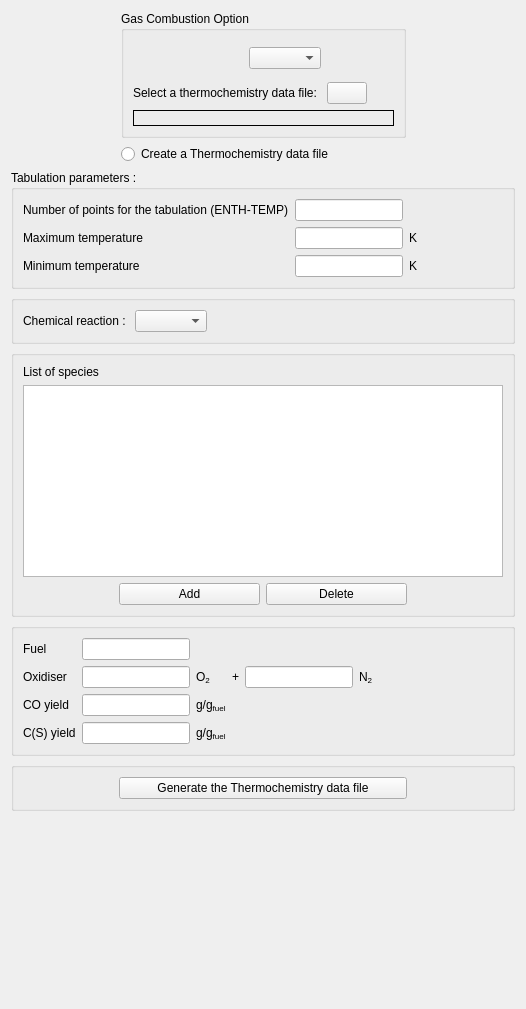
<?xml version="1.0" encoding="UTF-8"?>
<ui version="4.0">
 <class>GasCombustionForm</class>
 <widget class="QWidget" name="GasCombustionForm">
  <property name="geometry">
   <rect>
    <x>0</x>
    <y>0</y>
    <width>526</width>
    <height>1009</height>
   </rect>
  </property>
  <property name="minimumSize">
   <size>
    <width>0</width>
    <height>0</height>
   </size>
  </property>
  <property name="windowTitle">
   <string>Form</string>
  </property>
  <property name="layoutDirection">
   <enum>Qt::LeftToRight</enum>
  </property>
  <property name="autoFillBackground">
   <bool>true</bool>
  </property>
  <layout class="QGridLayout" name="gridLayout_3">
   <item row="1" column="1">
    <widget class="QRadioButton" name="radioButtonCreateJanafFile">
     <property name="text">
      <string>Create a Thermochemistry data file</string>
     </property>
    </widget>
   </item>
   <item row="6" column="0" colspan="3">
    <widget class="QGroupBox" name="groupBoxGenerateDataFile">
     <property name="title">
      <string/>
     </property>
     <layout class="QHBoxLayout" name="horizontalLayout_3">
      <item>
       <layout class="QHBoxLayout" name="horizontalLayout_5">
        <item>
         <spacer name="horizontalSpacer_6">
          <property name="orientation">
           <enum>Qt::Horizontal</enum>
          </property>
          <property name="sizeHint" stdset="0">
           <size>
            <width>40</width>
            <height>20</height>
           </size>
          </property>
         </spacer>
        </item>
        <item>
         <widget class="QPushButton" name="pushButtonGenerateJanafFile">
          <property name="sizePolicy">
           <sizepolicy hsizetype="Maximum" vsizetype="Fixed">
            <horstretch>0</horstretch>
            <verstretch>0</verstretch>
           </sizepolicy>
          </property>
          <property name="minimumSize">
           <size>
            <width>288</width>
            <height>0</height>
           </size>
          </property>
          <property name="toolTip">
           <string>&lt;html&gt;&lt;head/&gt;&lt;body&gt;&lt;p&gt;&lt;span style=&quot; font-size:9pt;&quot;&gt;Generate the thermochemistry data file and automatically select it.&lt;/span&gt;&lt;/p&gt;&lt;/body&gt;&lt;/html&gt;</string>
          </property>
          <property name="text">
           <string>Generate the Thermochemistry data file</string>
          </property>
         </widget>
        </item>
        <item>
         <spacer name="horizontalSpacer_5">
          <property name="orientation">
           <enum>Qt::Horizontal</enum>
          </property>
          <property name="sizeHint" stdset="0">
           <size>
            <width>40</width>
            <height>20</height>
           </size>
          </property>
         </spacer>
        </item>
       </layout>
      </item>
     </layout>
    </widget>
   </item>
   <item row="0" column="0">
    <spacer name="horizontalSpacer">
     <property name="orientation">
      <enum>Qt::Horizontal</enum>
     </property>
     <property name="sizeHint" stdset="0">
      <size>
       <width>135</width>
       <height>20</height>
      </size>
     </property>
    </spacer>
   </item>
   <item row="0" column="2">
    <spacer name="horizontalSpacer_2">
     <property name="orientation">
      <enum>Qt::Horizontal</enum>
     </property>
     <property name="sizeHint" stdset="0">
      <size>
       <width>134</width>
       <height>20</height>
      </size>
     </property>
    </spacer>
   </item>
   <item row="2" column="0" colspan="3">
    <widget class="QGroupBox" name="groupBoxTabulation">
     <property name="title">
      <string>Tabulation parameters :</string>
     </property>
     <layout class="QVBoxLayout" name="verticalLayout_2">
      <item>
       <layout class="QGridLayout" name="gridLayout_5">
        <item row="2" column="1">
         <widget class="QLineEdit" name="lineEditMinimumTemp">
          <property name="sizePolicy">
           <sizepolicy hsizetype="Maximum" vsizetype="Fixed">
            <horstretch>0</horstretch>
            <verstretch>0</verstretch>
           </sizepolicy>
          </property>
          <property name="toolTip">
           <string>&lt;html&gt;&lt;head/&gt;&lt;body&gt;&lt;p&gt;&lt;span style=&quot; font-size:9pt;&quot;&gt;Minimum temperature for the tabulation (ENTH-TEMP).&lt;/span&gt;&lt;/p&gt;&lt;/body&gt;&lt;/html&gt;</string>
          </property>
         </widget>
        </item>
        <item row="1" column="0">
         <widget class="QLabel" name="labelMaximumTemp">
          <property name="text">
           <string>Maximum temperature</string>
          </property>
         </widget>
        </item>
        <item row="1" column="2">
         <widget class="QLabel" name="label_5">
          <property name="text">
           <string>K</string>
          </property>
         </widget>
        </item>
        <item row="2" column="2">
         <widget class="QLabel" name="label_6">
          <property name="text">
           <string>K</string>
          </property>
         </widget>
        </item>
        <item row="1" column="1">
         <widget class="QLineEdit" name="lineEditMaximumTemp">
          <property name="sizePolicy">
           <sizepolicy hsizetype="Maximum" vsizetype="Fixed">
            <horstretch>0</horstretch>
            <verstretch>0</verstretch>
           </sizepolicy>
          </property>
          <property name="toolTip">
           <string>&lt;html&gt;&lt;head/&gt;&lt;body&gt;&lt;p&gt;&lt;span style=&quot; font-size:9pt;&quot;&gt;Maximum temperature for the tabulation (ENTH-TEMP).&lt;/span&gt;&lt;/p&gt;&lt;/body&gt;&lt;/html&gt;</string>
          </property>
         </widget>
        </item>
        <item row="0" column="0">
         <widget class="QLabel" name="labelNbPointsTabu">
          <property name="sizePolicy">
           <sizepolicy hsizetype="Preferred" vsizetype="Preferred">
            <horstretch>0</horstretch>
            <verstretch>0</verstretch>
           </sizepolicy>
          </property>
          <property name="text">
           <string>Number of points for the tabulation (ENTH-TEMP)</string>
          </property>
         </widget>
        </item>
        <item row="0" column="1">
         <widget class="QLineEdit" name="lineEditNbPointsTabu">
          <property name="sizePolicy">
           <sizepolicy hsizetype="Maximum" vsizetype="Fixed">
            <horstretch>0</horstretch>
            <verstretch>0</verstretch>
           </sizepolicy>
          </property>
          <property name="toolTip">
           <string>&lt;html&gt;&lt;head/&gt;&lt;body&gt;&lt;p&gt;&lt;span style=&quot; font-size:9pt;&quot;&gt;Number of points for the tabulation (ENTH-TEMP).&lt;/span&gt;&lt;/p&gt;&lt;/body&gt;&lt;/html&gt;</string>
          </property>
         </widget>
        </item>
        <item row="2" column="0">
         <widget class="QLabel" name="labelMinimumTemp">
          <property name="text">
           <string>Minimum temperature</string>
          </property>
         </widget>
        </item>
        <item row="1" column="3">
         <spacer name="horizontalSpacer_4">
          <property name="orientation">
           <enum>Qt::Horizontal</enum>
          </property>
          <property name="sizeHint" stdset="0">
           <size>
            <width>40</width>
            <height>20</height>
           </size>
          </property>
         </spacer>
        </item>
       </layout>
      </item>
     </layout>
    </widget>
   </item>
   <item row="7" column="1">
    <spacer name="verticalSpacer">
     <property name="orientation">
      <enum>Qt::Vertical</enum>
     </property>
     <property name="sizeHint" stdset="0">
      <size>
       <width>20</width>
       <height>40</height>
      </size>
     </property>
    </spacer>
   </item>
   <item row="4" column="0" colspan="3">
    <widget class="QGroupBox" name="groupBoxDefinedByUser">
     <property name="sizePolicy">
      <sizepolicy hsizetype="Expanding" vsizetype="Expanding">
       <horstretch>0</horstretch>
       <verstretch>0</verstretch>
      </sizepolicy>
     </property>
     <property name="title">
      <string/>
     </property>
     <layout class="QVBoxLayout" name="verticalLayout">
      <item>
       <layout class="QGridLayout" name="gridLayout_4">
        <item row="2" column="0">
         <widget class="QTableView" name="tableViewSpecies">
          <property name="toolTip">
           <string>&lt;html&gt;&lt;head/&gt;&lt;body&gt;&lt;p&gt;&lt;span style=&quot; font-size:9pt;&quot;&gt;List of all the species.&lt;/span&gt;&lt;/p&gt;&lt;p&gt;&lt;span style=&quot; font-size:9pt;&quot;&gt;For each species give:&lt;/span&gt;&lt;/p&gt;&lt;p&gt;&lt;span style=&quot; font-size:9pt;&quot;&gt;- the chemical formula (example : O2, N2). The chemical elements available are &lt;/span&gt;&lt;span style=&quot; font-size:9pt; font-weight:600;&quot;&gt;C&lt;/span&gt;&lt;span style=&quot; font-size:9pt;&quot;&gt;, &lt;/span&gt;&lt;span style=&quot; font-size:9pt; font-weight:600;&quot;&gt;H&lt;/span&gt;&lt;span style=&quot; font-size:9pt;&quot;&gt;, &lt;/span&gt;&lt;span style=&quot; font-size:9pt; font-weight:600;&quot;&gt;O&lt;/span&gt;&lt;span style=&quot; font-size:9pt;&quot;&gt;, &lt;/span&gt;&lt;span style=&quot; font-size:9pt; font-weight:600;&quot;&gt;N, Cl &lt;/span&gt;&lt;span style=&quot; font-size:9pt;&quot;&gt;and&lt;/span&gt;&lt;span style=&quot; font-size:9pt; font-weight:600;&quot;&gt; C(S)&lt;/span&gt;&lt;span style=&quot; font-size:9pt;&quot;&gt;. &lt;/span&gt;&lt;/p&gt;&lt;p&gt;&lt;span style=&quot; font-size:9pt;&quot;&gt;- the number of moles for the Fuel, Oxidiser or Product (example for the two oxidisers : &lt;/span&gt;&lt;span style=&quot; font-size:9pt; font-weight:600;&quot;&gt;1&lt;/span&gt;&lt;span style=&quot; font-size:9pt;&quot;&gt;O2 + &lt;/span&gt;&lt;span style=&quot; font-size:9pt; font-weight:600;&quot;&gt;3.76&lt;/span&gt;&lt;span style=&quot; font-size:9pt;&quot;&gt;N2).&lt;/span&gt;&lt;/p&gt;&lt;p&gt;&lt;span style=&quot; font-size:9pt;&quot;&gt;- the absorption coefficient (used when the radiative transfer is activated).&lt;/span&gt;&lt;/p&gt;&lt;/body&gt;&lt;/html&gt;</string>
          </property>
          <property name="alternatingRowColors">
           <bool>true</bool>
          </property>
          <property name="selectionBehavior">
           <enum>QAbstractItemView::SelectRows</enum>
          </property>
         </widget>
        </item>
        <item row="3" column="0">
         <layout class="QHBoxLayout" name="horizontalLayout">
          <item>
           <spacer name="horizontalSpacer_7">
            <property name="orientation">
             <enum>Qt::Horizontal</enum>
            </property>
            <property name="sizeHint" stdset="0">
             <size>
              <width>40</width>
              <height>20</height>
             </size>
            </property>
           </spacer>
          </item>
          <item>
           <widget class="QPushButton" name="pushButtonAddSpecies">
            <property name="sizePolicy">
             <sizepolicy hsizetype="Maximum" vsizetype="Fixed">
              <horstretch>0</horstretch>
              <verstretch>0</verstretch>
             </sizepolicy>
            </property>
            <property name="minimumSize">
             <size>
              <width>141</width>
              <height>0</height>
             </size>
            </property>
            <property name="toolTip">
             <string>&lt;html&gt;&lt;head/&gt;&lt;body&gt;&lt;p&gt;&lt;span style=&quot; font-size:9pt;&quot;&gt;Add a Species.&lt;/span&gt;&lt;/p&gt;&lt;/body&gt;&lt;/html&gt;</string>
            </property>
            <property name="text">
             <string>Add</string>
            </property>
           </widget>
          </item>
          <item>
           <widget class="QPushButton" name="pushButtonDeleteSpecies">
            <property name="sizePolicy">
             <sizepolicy hsizetype="Maximum" vsizetype="Fixed">
              <horstretch>0</horstretch>
              <verstretch>0</verstretch>
             </sizepolicy>
            </property>
            <property name="minimumSize">
             <size>
              <width>141</width>
              <height>0</height>
             </size>
            </property>
            <property name="toolTip">
             <string>&lt;html&gt;&lt;head/&gt;&lt;body&gt;&lt;p&gt;&lt;span style=&quot; font-size:9pt;&quot;&gt;Delete the selected species.&lt;/span&gt;&lt;/p&gt;&lt;/body&gt;&lt;/html&gt;</string>
            </property>
            <property name="text">
             <string>Delete</string>
            </property>
           </widget>
          </item>
          <item>
           <spacer name="horizontalSpacer_8">
            <property name="orientation">
             <enum>Qt::Horizontal</enum>
            </property>
            <property name="sizeHint" stdset="0">
             <size>
              <width>40</width>
              <height>20</height>
             </size>
            </property>
           </spacer>
          </item>
         </layout>
        </item>
        <item row="1" column="0">
         <widget class="QLabel" name="labelListSpecies">
          <property name="text">
           <string>List of species</string>
          </property>
         </widget>
        </item>
       </layout>
      </item>
     </layout>
    </widget>
   </item>
   <item row="5" column="0" colspan="3">
    <widget class="QGroupBox" name="groupBoxAutomatic">
     <property name="title">
      <string/>
     </property>
     <layout class="QGridLayout" name="gridLayout_6">
      <item row="1" column="0">
       <widget class="QLabel" name="labelOxidiser">
        <property name="text">
         <string>Oxidiser</string>
        </property>
       </widget>
      </item>
      <item row="1" column="1">
       <widget class="QLineEdit" name="lineEditO2">
        <property name="sizePolicy">
         <sizepolicy hsizetype="Maximum" vsizetype="Fixed">
          <horstretch>0</horstretch>
          <verstretch>0</verstretch>
         </sizepolicy>
        </property>
        <property name="toolTip">
         <string>&lt;html&gt;&lt;head/&gt;&lt;body&gt;&lt;p&gt;&lt;span style=&quot; font-size:9pt;&quot;&gt;Enter the volume fractions for &lt;/span&gt;&lt;span style=&quot; font-size:9pt; font-weight:600;&quot;&gt;O2&lt;/span&gt;&lt;span style=&quot; font-size:9pt;&quot;&gt; and &lt;/span&gt;&lt;span style=&quot; font-size:9pt; font-weight:600;&quot;&gt;N2&lt;/span&gt;&lt;span style=&quot; font-size:9pt;&quot;&gt; (example for air : 0.21 for &lt;/span&gt;&lt;span style=&quot; font-size:9pt; font-weight:600;&quot;&gt;O2&lt;/span&gt;&lt;span style=&quot; font-size:9pt;&quot;&gt; and 0.79 for &lt;/span&gt;&lt;span style=&quot; font-size:9pt; font-weight:600;&quot;&gt;N2&lt;/span&gt;&lt;span style=&quot; font-size:9pt;&quot;&gt;).&lt;/span&gt;&lt;/p&gt;&lt;/body&gt;&lt;/html&gt;</string>
        </property>
       </widget>
      </item>
      <item row="2" column="0">
       <widget class="QLabel" name="labelCO">
        <property name="text">
         <string>CO yield</string>
        </property>
       </widget>
      </item>
      <item row="1" column="6">
       <spacer name="horizontalSpacer_11">
        <property name="orientation">
         <enum>Qt::Horizontal</enum>
        </property>
        <property name="sizeHint" stdset="0">
         <size>
          <width>40</width>
          <height>20</height>
         </size>
        </property>
       </spacer>
      </item>
      <item row="2" column="2">
       <widget class="QLabel" name="labelCOunit">
        <property name="text">
         <string>g/g&lt;sub&gt;fuel&lt;/sub&gt;</string>
        </property>
       </widget>
      </item>
      <item row="3" column="0">
       <widget class="QLabel" name="labelCS">
        <property name="text">
         <string>C(S) yield</string>
        </property>
       </widget>
      </item>
      <item row="1" column="4">
       <widget class="QLineEdit" name="lineEditN2">
        <property name="sizePolicy">
         <sizepolicy hsizetype="Maximum" vsizetype="Fixed">
          <horstretch>0</horstretch>
          <verstretch>0</verstretch>
         </sizepolicy>
        </property>
        <property name="toolTip">
         <string>&lt;html&gt;&lt;head/&gt;&lt;body&gt;&lt;p&gt;&lt;span style=&quot; font-size:9pt;&quot;&gt;Enter the volume fractions for &lt;/span&gt;&lt;span style=&quot; font-size:9pt; font-weight:600;&quot;&gt;O2&lt;/span&gt;&lt;span style=&quot; font-size:9pt;&quot;&gt; and &lt;/span&gt;&lt;span style=&quot; font-size:9pt; font-weight:600;&quot;&gt;N2&lt;/span&gt;&lt;span style=&quot; font-size:9pt;&quot;&gt; (example for air : 0.21 for &lt;/span&gt;&lt;span style=&quot; font-size:9pt; font-weight:600;&quot;&gt;O2&lt;/span&gt;&lt;span style=&quot; font-size:9pt;&quot;&gt; and 0.79 for &lt;/span&gt;&lt;span style=&quot; font-size:9pt; font-weight:600;&quot;&gt;N2&lt;/span&gt;&lt;span style=&quot; font-size:9pt;&quot;&gt;).&lt;/span&gt;&lt;/p&gt;&lt;/body&gt;&lt;/html&gt;</string>
        </property>
       </widget>
      </item>
      <item row="2" column="1">
       <widget class="QLineEdit" name="lineEditCOyield">
        <property name="sizePolicy">
         <sizepolicy hsizetype="Maximum" vsizetype="Fixed">
          <horstretch>0</horstretch>
          <verstretch>0</verstretch>
         </sizepolicy>
        </property>
        <property name="toolTip">
         <string>&lt;html&gt;&lt;head/&gt;&lt;body&gt;&lt;p&gt;&lt;span style=&quot; font-size:9pt;&quot;&gt;Enter the &lt;/span&gt;&lt;span style=&quot; font-size:9pt; font-weight:600;&quot;&gt;CO&lt;/span&gt;&lt;span style=&quot; font-size:9pt;&quot;&gt; yield.&lt;/span&gt;&lt;/p&gt;&lt;/body&gt;&lt;/html&gt;</string>
        </property>
       </widget>
      </item>
      <item row="0" column="2" colspan="5">
       <spacer name="horizontalSpacer_10">
        <property name="orientation">
         <enum>Qt::Horizontal</enum>
        </property>
        <property name="sizeHint" stdset="0">
         <size>
          <width>40</width>
          <height>20</height>
         </size>
        </property>
       </spacer>
      </item>
      <item row="3" column="2">
       <widget class="QLabel" name="labelCSunit">
        <property name="text">
         <string>g/g&lt;sub&gt;fuel&lt;/sub&gt;</string>
        </property>
       </widget>
      </item>
      <item row="1" column="2">
       <widget class="QLabel" name="labelO2">
        <property name="text">
         <string>&lt;html&gt;&lt;head/&gt;&lt;body&gt;&lt;p&gt;O&lt;span style=&quot; vertical-align:sub;&quot;&gt;2&lt;/span&gt;&lt;/p&gt;&lt;/body&gt;&lt;/html&gt;</string>
        </property>
       </widget>
      </item>
      <item row="1" column="5">
       <widget class="QLabel" name="labelN2">
        <property name="text">
         <string>N&lt;sub&gt;2&lt;/sub&gt;</string>
        </property>
       </widget>
      </item>
      <item row="0" column="0">
       <widget class="QLabel" name="labelFuel">
        <property name="text">
         <string>Fuel</string>
        </property>
       </widget>
      </item>
      <item row="0" column="1">
       <widget class="QLineEdit" name="lineEditFuel">
        <property name="sizePolicy">
         <sizepolicy hsizetype="Maximum" vsizetype="Fixed">
          <horstretch>0</horstretch>
          <verstretch>0</verstretch>
         </sizepolicy>
        </property>
        <property name="toolTip">
         <string>&lt;html&gt;&lt;head/&gt;&lt;body&gt;&lt;p&gt;&lt;span style=&quot; font-size:9pt;&quot;&gt;Enter the chemical formula (example : &lt;/span&gt;&lt;span style=&quot; font-size:9pt; font-weight:600;&quot;&gt;C4H10&lt;/span&gt;&lt;span style=&quot; font-size:9pt;&quot;&gt;). The chemical elements available are &lt;/span&gt;&lt;span style=&quot; font-size:9pt; font-weight:600;&quot;&gt;C&lt;/span&gt;&lt;span style=&quot; font-size:9pt;&quot;&gt;, &lt;/span&gt;&lt;span style=&quot; font-size:9pt; font-weight:600;&quot;&gt;H&lt;/span&gt;&lt;span style=&quot; font-size:9pt;&quot;&gt;, &lt;/span&gt;&lt;span style=&quot; font-size:9pt; font-weight:600;&quot;&gt;O&lt;/span&gt;&lt;span style=&quot; font-size:9pt;&quot;&gt;,&lt;/span&gt;&lt;span style=&quot; font-size:9pt; font-weight:600;&quot;&gt; N &lt;/span&gt;&lt;span style=&quot; font-size:9pt;&quot;&gt;and&lt;/span&gt;&lt;span style=&quot; font-size:9pt; font-weight:600;&quot;&gt; Cl&lt;/span&gt;&lt;span style=&quot; font-size:9pt;&quot;&gt;.&lt;/span&gt;&lt;/p&gt;&lt;/body&gt;&lt;/html&gt;</string>
        </property>
       </widget>
      </item>
      <item row="3" column="1">
       <widget class="QLineEdit" name="lineEditCSyield">
        <property name="sizePolicy">
         <sizepolicy hsizetype="Maximum" vsizetype="Fixed">
          <horstretch>0</horstretch>
          <verstretch>0</verstretch>
         </sizepolicy>
        </property>
        <property name="toolTip">
         <string>&lt;html&gt;&lt;head/&gt;&lt;body&gt;&lt;p&gt;&lt;span style=&quot; font-size:9pt;&quot;&gt;Enter the &lt;/span&gt;&lt;span style=&quot; font-size:9pt; font-weight:600;&quot;&gt;C(S)&lt;/span&gt;&lt;span style=&quot; font-size:9pt;&quot;&gt; yield.&lt;/span&gt;&lt;/p&gt;&lt;/body&gt;&lt;/html&gt;</string>
        </property>
       </widget>
      </item>
      <item row="1" column="3">
       <widget class="QLabel" name="labelplus">
        <property name="text">
         <string>+</string>
        </property>
       </widget>
      </item>
     </layout>
    </widget>
   </item>
   <item row="0" column="1">
    <widget class="QGroupBox" name="groupBox">
     <property name="sizePolicy">
      <sizepolicy hsizetype="Preferred" vsizetype="Preferred">
       <horstretch>0</horstretch>
       <verstretch>0</verstretch>
      </sizepolicy>
     </property>
     <property name="font">
      <font>
       <weight>50</weight>
       <italic>false</italic>
       <bold>false</bold>
      </font>
     </property>
     <property name="title">
      <string>Gas Combustion Option</string>
     </property>
     <layout class="QGridLayout" name="gridLayout_2">
      <item row="0" column="0">
       <layout class="QGridLayout" name="gridLayout">
        <item row="0" column="0">
         <spacer>
          <property name="orientation">
           <enum>Qt::Horizontal</enum>
          </property>
          <property name="sizeHint" stdset="0">
           <size>
            <width>13</width>
            <height>36</height>
           </size>
          </property>
         </spacer>
        </item>
        <item row="0" column="1">
         <widget class="QComboBox" name="comboBoxGasCombustionOption"/>
        </item>
        <item row="0" column="2" colspan="2">
         <spacer>
          <property name="orientation">
           <enum>Qt::Horizontal</enum>
          </property>
          <property name="sizeHint" stdset="0">
           <size>
            <width>98</width>
            <height>36</height>
           </size>
          </property>
         </spacer>
        </item>
        <item row="1" column="0" colspan="2">
         <widget class="QLabel" name="labelMeteoData">
          <property name="text">
           <string>Select a thermochemistry data file: </string>
          </property>
         </widget>
        </item>
        <item row="1" column="2">
         <widget class="QPushButton" name="pushButtonThermochemistryData">
          <property name="text">
           <string/>
          </property>
          <property name="icon">
           <iconset>
            <normaloff>:/new/prefix1/data/icons/22x22/document-open.png</normaloff>:/new/prefix1/data/icons/22x22/document-open.png</iconset>
          </property>
          <property name="iconSize">
           <size>
            <width>22</width>
            <height>22</height>
           </size>
          </property>
         </widget>
        </item>
        <item row="1" column="3">
         <spacer name="horizontalSpacer_3">
          <property name="orientation">
           <enum>Qt::Horizontal</enum>
          </property>
          <property name="sizeHint" stdset="0">
           <size>
            <width>13</width>
            <height>20</height>
           </size>
          </property>
         </spacer>
        </item>
        <item row="2" column="0" colspan="4">
         <widget class="QLabel" name="labelThermochemistryFile">
          <property name="font">
           <font>
            <weight>75</weight>
            <bold>true</bold>
           </font>
          </property>
          <property name="layoutDirection">
           <enum>Qt::LeftToRight</enum>
          </property>
          <property name="autoFillBackground">
           <bool>false</bool>
          </property>
          <property name="frameShape">
           <enum>QFrame::Box</enum>
          </property>
          <property name="text">
           <string/>
          </property>
         </widget>
        </item>
       </layout>
      </item>
     </layout>
    </widget>
   </item>
   <item row="3" column="0" colspan="3">
    <widget class="QGroupBox" name="groupBoxChemicalReaction">
     <property name="title">
      <string/>
     </property>
     <layout class="QVBoxLayout" name="verticalLayout_4">
      <item>
       <layout class="QHBoxLayout" name="horizontalLayout_2">
        <item>
         <widget class="QLabel" name="labelChemicalReaction">
          <property name="text">
           <string>Chemical reaction : </string>
          </property>
         </widget>
        </item>
        <item>
         <widget class="QComboBox" name="comboBoxUserChoice">
          <property name="toolTip">
           <string>&lt;html&gt;&lt;head/&gt;&lt;body&gt;&lt;p&gt;&lt;span style=&quot; font-size:9pt;&quot;&gt;Select the method to build the thermochemistry data file:&lt;/span&gt;&lt;/p&gt;&lt;p&gt;&lt;span style=&quot; font-size:9pt; font-weight:600;&quot;&gt;Automatic&lt;/span&gt;&lt;span style=&quot; font-size:9pt;&quot;&gt; : the products of the chemical reaction are calculated automatically.&lt;/span&gt;&lt;/p&gt;&lt;p&gt;&lt;span style=&quot; font-size:9pt; font-weight:600;&quot;&gt;Defined by user&lt;/span&gt;&lt;span style=&quot; font-size:9pt;&quot;&gt; : the user needs to give all the compositions of the chemical reaction.&lt;/span&gt;&lt;/p&gt;&lt;/body&gt;&lt;/html&gt;</string>
          </property>
         </widget>
        </item>
        <item>
         <spacer name="horizontalSpacer_9">
          <property name="orientation">
           <enum>Qt::Horizontal</enum>
          </property>
          <property name="sizeHint" stdset="0">
           <size>
            <width>40</width>
            <height>20</height>
           </size>
          </property>
         </spacer>
        </item>
       </layout>
      </item>
     </layout>
    </widget>
   </item>
  </layout>
 </widget>
 <resources>
  <include location="../../../../../../../../netdata/I51157/Version_electrique/saturne_trunk/gui/Pages/resources_pages.qrc"/>
 </resources>
 <connections/>
</ui>
